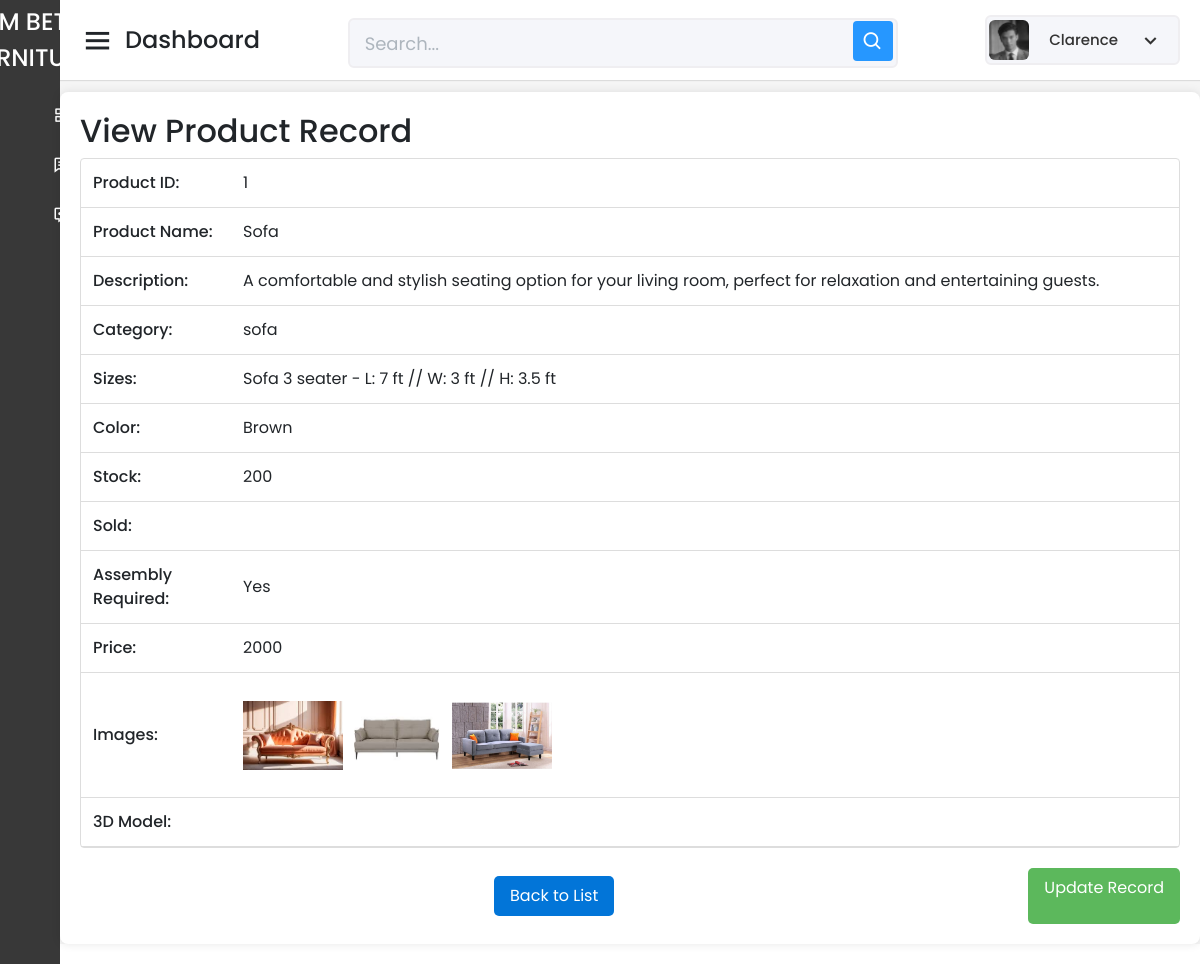
Screenshot of /Capstone_Admin/product/read-one-product-form.php?id=1 (signed in) with the database file from the repository.
### tables this page shows
CREATE TABLE `tbl_prod_info` (
  `Product_ID` int(11) NOT NULL AUTO_INCREMENT,
  `Product_Name` varchar(255) NOT NULL,
  `Description` text DEFAULT NULL,
  `Category` varchar(100) DEFAULT NULL,
  `Sizes` varchar(100) DEFAULT NULL,
  `Color` varchar(50) DEFAULT NULL,
  `Stock` varchar(100) DEFAULT NULL,
  `Assembly_Required` varchar(255) DEFAULT NULL,
  `ImageURL` varchar(255) DEFAULT NULL,
  `Price` varchar(255) NOT NULL,
  `Sold` varchar(255) DEFAULT NULL,
  `DateAdded` timestamp NOT NULL DEFAULT current_timestamp(),
  `LastUpdate` timestamp NOT NULL DEFAULT current_timestamp() ON UPDATE current_timestamp(),
  `GLB_File_URL` varchar(255) DEFAULT NULL,
  `product_type` enum('readymade','custom') DEFAULT 'readymade',
  PRIMARY KEY (`Product_ID`)
);

### Capstone_Admin/product/read-one-product-form.php (the view, shortened to what this page needs)
<?php
include_once '../config/database.php';
$adminId = $_SESSION['admin_id'];
$stmt = $pdo->prepare("SELECT First_Name, PicPath FROM tbl_admin_info WHERE Admin_ID = :admin_id");
$stmt->bindParam(':admin_id', $adminId);
$stmt->execute();
$admin = $stmt->fetch(PDO::FETCH_ASSOC);
$adminName = htmlspecialchars($admin['First_Name']);
$profilePicPath = htmlspecialchars($admin['PicPath']);
?>
<!DOCTYPE html>
<html lang="en" dir="ltr">
<head>
    <link href="../static/css/bootstrap.min.css" rel="stylesheet">
    <link href="../static/css-files/dashboard.css" rel="stylesheet">
    <link href="../static/css-files/button.css" rel="stylesheet">
    <link href="../static/css-files/admin_homev2.css" rel="stylesheet">
    <link href="https://unpkg.com/boxicons@2.0.7/css/boxicons.min.css" rel="stylesheet" />
</head>
<body>
    <div class="sidebar">
      <div class="logo-details">
        <span class="logo_name">
            <img src="../static/images/rm raw png.png" alt="RM BETIS FURNITURE"  class="logo_name">
        </span>
    </div>
        <ul class="nav-links">
            <li>
                <a href="../dashboard/dashboard.php" class="">
                    <span class="links_name">Dashboard</span>
                </a>
            </li>
            <li>
                <a href="../purchase-history/read-all-history-form.php" class="">
                    <span class="links_name">All Purchase History</span>
                </a>
            </li>
            <li>
    <a href="../reviews/read-all-reviews-form.php">
        <span class="links_name">All Reviews</span>
    </a>
</li>
        </ul>
    </div>
    <section class="home-section">
    <nav>
            <div class="sidebar-button">
                <i class="bx bx-menu sidebarBtn"></i>
                <span class="dashboard">Dashboard</span>
            </div>
            <div class="search-box">
                <input type="text" placeholder="Search..." />
                <i class="bx bx-search"></i>
            </div>
            <div class="profile-details" onclick="toggleDropdown()">
    <img src="<?php echo $profilePicPath; ?>" alt="Profile Picture" />
    <span class="admin_name"><?php echo $adminName; ?></span>
    <i class="bx bx-chevron-down dropdown-button"></i>
</div>
 </nav>
        <br><br><br>
        <?php
        $query = "SELECT * FROM tbl_prod_info WHERE Product_ID = ?";
        $stmt = $pdo->prepare($query);
        $stmt->bindValue(1, $_GET['id'], PDO::PARAM_INT);
        $stmt->execute();
        $row = $stmt->fetch(PDO::FETCH_ASSOC);
        $productID = htmlspecialchars($row["Product_ID"]);
        $productName = htmlspecialchars($row["Product_Name"]);
        $description = htmlspecialchars($row["Description"]);
        $category = htmlspecialchars($row["Category"]);
        $sizes = htmlspecialchars($row["Sizes"]);
        $color = htmlspecialchars($row["Color"]);
        $stock = htmlspecialchars($row["Stock"]);
        $sold = htmlspecialchars($row["Sold"]);
        $assemblyRequired = htmlspecialchars($row["Assembly_Required"]);
        $price = htmlspecialchars($row["Price"]);
        $imageURLs = explode(',', htmlspecialchars($row["ImageURL"]));
        ?>
        <div class="container_boxes">
            <form name="frmProdRec" method="POST" action="">
                <h2>View Product Record</h2>
                <table>
                    <tr><td>Product ID:</td><td><?php echo $productID; ?></td></tr>
                    <tr><td>Product Name:</td><td><?php echo $productName; ?></td></tr>
                    <tr><td>Description:</td><td><?php echo $description; ?></td></tr>
                    <tr><td>Category:</td><td><?php echo $category; ?></td></tr>
                    <tr><td>Sizes:</td><td><?php echo $sizes; ?></td></tr>
                    <tr><td>Color:</td><td><?php echo $color; ?></td></tr>
                    <tr><td>Stock:</td><td><?php echo $stock; ?></td></tr>
                    <tr><td>Sold:</td><td><?php echo $sold; ?></td></tr>
                    <tr><td>Assembly Required:</td><td><?php echo $assemblyRequired; ?></td></tr>
                    <tr><td>Price:</td><td><?php echo $price; ?></td></tr>
                    <tr><td>Images:</td>
                        <td>
                            <?php foreach ($imageURLs as $imageURL): ?>
                                <img src="<?php echo $imageURL; ?>" alt="Product Image" style="width:100px;height:auto;">
                            <?php endforeach; ?>
                        </td>
                    </tr>
                    <tr><td>3D Model:</td>
                        <td>
                        </td>
                    </tr>
                </table>
                <div class="button-container">
                    <br>
                    <a href="read-all-product-form.php" target="_parent" class="buttonBack">Back to List</a>
                    <a href="update-product-form.php?id=<?php echo $productID; ?>" target="_parent" class="buttonUpdate">Update Record</a>
                </div>
            </form>
        </div>
    </section>
</body>
</html>

### Capstone_Admin/static/css-files/dashboard.css (style rules this page uses)
.profile-details { position: relative; display: flex; align-items: center; cursor: pointer; }
.profile-details img { width: 40px; height: 40px; border-radius: 50%; margin-right: 10px; }
.dropdown-button { cursor: pointer; font-size: 18px; margin-left: 10px; }

### Capstone_Admin/static/css-files/button.css (style rules this page uses)
.buttonView, .buttonBack, .buttonUpdate, .buttonEdit, .buttonDelete { text-decoration: none; color: white; padding: 5px 10px; border-radius: 5px; transition: all 0.2s ease; }
.buttonBack { background-color: #475569; }
.buttonUpdate { background-color: #2697FF; }
.container_boxes { padding: 20px; margin: 20px auto; max-width: 100vw; background-color: #ffffff; border-radius: 8px; box-shadow: 0 0 10px rgba(0,0,0,0.1); }
.container_boxes table { width: 100%; border-collapse: separate; border-spacing: 0; border: 1px solid #ddd; border-radius: 4px; }
.container_boxes td { padding: 12px; border-bottom: 1px solid #ddd; }
input[type="text"], input[type="password"], input[type="email"], select { width: 100%; padding: 8px 12px; margin: 8px 0; display: inline-block; border: 1px solid #ccc; border-radius: 4px; box-sizing: border-box; font-size: 14px; transition: border-color 0.3s ease, box-shadow 0.3s ease; }
::placeholder { color: #adb5bd; opacity: 1; }
.button-container { margin-top: 20px; display: flex; gap: 10px; justify-content: flex-start; }
table { width: 100%; border-collapse: collapse; margin-bottom: 20px; }
table td { padding: 8px; vertical-align: middle; }
table td:first-child { width: 150px; font-weight: 500; }

### rows the page displays
tbl_prod_info: Product_ID "1", Product_Name "Sofa", Description "A comfortable and stylish seating option for your living room, perfect for relaxation and entertaining guests.", Category "sofa", Sizes "Sofa 3 seater - L: 7 ft // W: 3 ft // H: 3.5 ft", Color "Brown", Stock "200", Assembly_Required "Yes", Price "2000", ImageURL (picture)

### other values shown
$adminName "Clarence"
